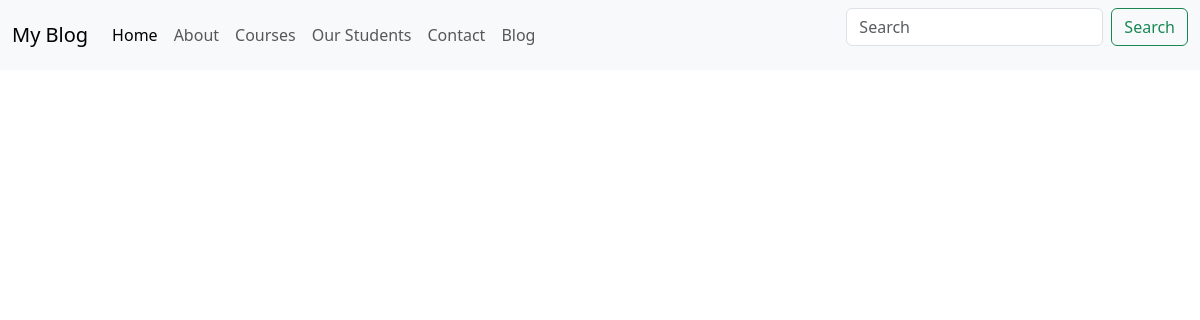
Page /blog/a-guy-and-his-ai-girlfriend on the earlier database version.
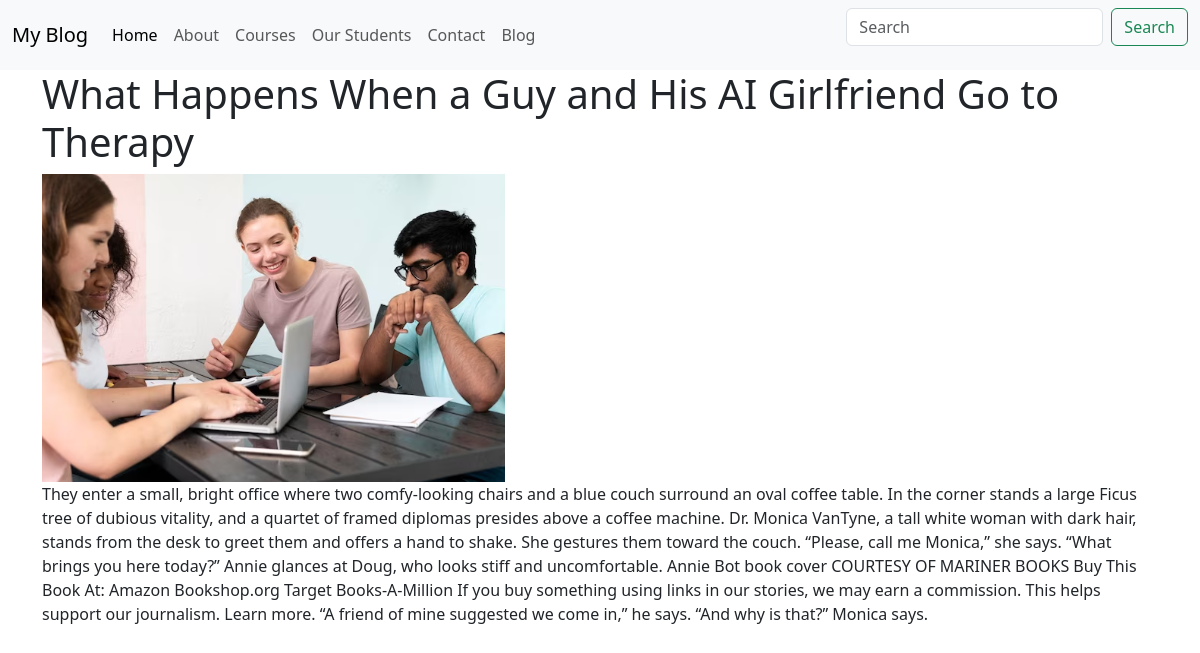
Same page on the later database version.
### blog/models.py (models this page shows, shortened)
class Post(models.Model):
    sno = models.AutoField(primary_key=True)
    title = models.CharField(max_length=255)
    content = RichTextField(blank=True, null=True)
    author = models.CharField(max_length=15)
    slug = models.CharField(max_length=150)
    post_images = models.ImageField(upload_to='postimg')

### blog/views.py (the view)
# urls.py: path('<str:slug>',views.blogpost, name='blogpost'),
def blogpost(request, slug):
    post = Post.objects.filter(slug=slug).first()
    context = {'post':post}
    return render(request, 'blog/blogpost.html',context)

### templates/blog/blogpost.html
{% extends "base.html" %}
{% block content %}
<div class="container">
<h1>{{post.title}}</h1>
<img src="{{post.post_images.url}}">
<p class="card-text">{{post.content}}</p>
</div>
{% endblock content %}

Differences in the rows shown:
added Post: title "What Happens When a Guy and His AI Girlfriend Go to Therapy", post_images (picture), content "They enter a small, bright office where two comfy-looking chairs and a blue couch surround an oval coffee table. In the corner stands a large Ficus tree of dubious vitality, and a quartet of framed diplomas presides above a coffee machine. Dr. Monica VanTyne, a tall white woman with dark hair, stands from the desk to greet them and offers a hand to shake. She gestures them toward the couch. “Please, call me Monica,” she says. “What brings you here today?” Annie glances at Doug, who looks stiff and uncomfortable. Annie Bot book cover COURTESY OF MARINER BOOKS Buy This Book At: Amazon Bookshop.org Target Books-A-Million If you buy something using links in our stories, we may earn a…"
